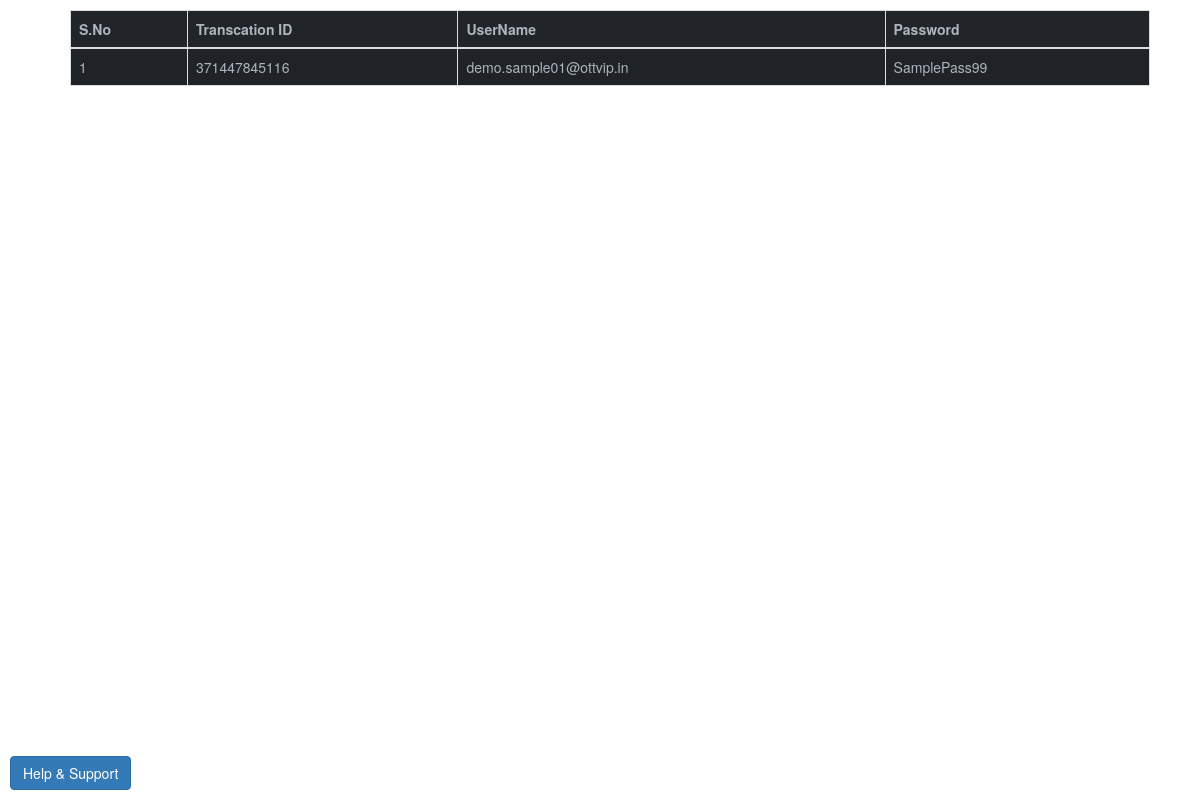
Page /_public_html/op/admin/all_transaction.php (signed in) on the committed database.
### tables this page shows
CREATE TABLE `sold` (
  `id` int(11) NOT NULL AUTO_INCREMENT,
  `txn_id` varchar(255) NOT NULL,
  `username` text NOT NULL,
  `password` text NOT NULL,
  `created_at` timestamp DEFAULT CURRENT_TIMESTAMP,
  PRIMARY KEY (`id`),
  KEY `txn_id` (`txn_id`)
);

### _public_html/op/admin/all_transaction.php (the view, shortened to what this page needs)
<?php
include("../auth.php");
?>
<!DOCTYPE html>
<html lang="en">
<head>
    <link href="https://cdn.jsdelivr.net/npm/bootstrap@5.3.0/dist/css/bootstrap.min.css" rel="stylesheet" />
    <link rel="stylesheet" href="https://cdn.jsdelivr.net/npm/bootstrap-icons@1.3.0/font/bootstrap-icons.css">
    <link href="https://stackpath.bootstrapcdn.com/bootstrap/3.4.1/css/bootstrap.min.css" rel="stylesheet">
    <link href="https://cdn.jsdelivr.net/npm/summernote@0.8.18/dist/summernote.min.css" rel="stylesheet">
    <link href="https://cdn.datatables.net/1.10.12/css/jquery.dataTables.css" rel="stylesheet" />
    <link href="https://cdn.datatables.net/buttons/1.2.2/css/buttons.dataTables.css" rel="stylesheet" />
</head>
<body data-bs-theme="dark">
    <div class="container">
        <div class="fixed-bottom m-3">
            <a href="https://telegram.dog/getallscripts" target="_blank"><button type="button" class="btn btn-primary">
                    <i class="fas fa-question-circle"></i> Help & Support
                </button></a>
        </div>
        <?php
            $sql = mysqli_query($conn, "SELECT * FROM sold");
            if(mysqli_num_rows($sql) > 0){
            ?>
            <div class="container d-flex justify-content-center m-3 w-100">
                <table id="example" class="table table-striped table-bordered" width="100%">
                    <thead>
                        <tr>
                            <th>S.No</th>
                            <th>Transcation ID</th>
                            <th>UserName</th>
                            <th>Password</th>
                        </tr>
                    </thead>
                    <tbody>
                        <?php
                        $i=1;
                        while ($data = mysqli_fetch_array($sql)) {
                            echo '<tr>';
                            echo '<td>' . $i. '</td>';
                            echo '<td>' . $data['txn_id'] . '</td>';
                            echo '<td>' . $data['username'] . '</td>';
                            echo '<td>' . $data['password'] . '</td>';
                            echo '</tr>';
                        $i++;
                        }
                        ?>
                    </tbody>
                </table>
            </div>
        <?php }?>
</body>
</html>

### rows in the picture
sold: txn "371447845116", username "demo.sample01@ottvip.in", password "SamplePass99"
